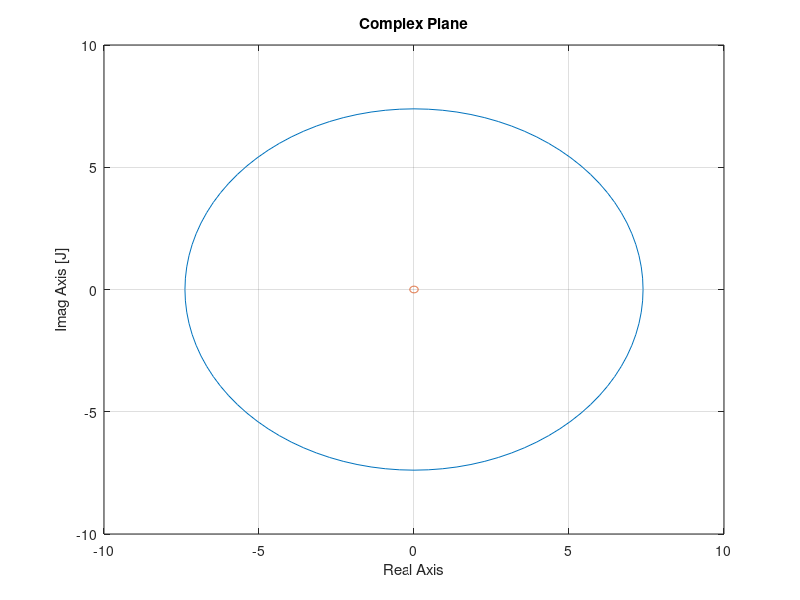

Source code (MATLAB):
clc;
clear all;
close all;


a = 1;
th = 0:pi/50:2*pi;
r1 = exp(2*a);
r2 = 1/exp(2*a);

e = zeros(size(th));

x1 = r1*cos(th);
y1 = r1*sin(th);
Z1 = x1 + y1;

x2 = r2*cos(th);
y2 = r2*sin(th);
Z2 = x2 + y2;

figure

plot(x1,y1, x2,y2);

title('Complex Plane');
ylabel('Imag Axis [J]');
xlabel('Real Axis');

grid on